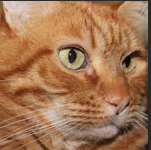
#> input picture CAT_FACE.png, 151 x 150 px
$ python Python_Face_Detection.py
#> lines starting #> are read from the running program, lines starting #| are printed output that depends on the picture
import cv2
import numpy

face_cascade = cv2.CascadeClassifier("haarcascade_frontalcatface_extended.xml")

img = cv2.imread("CAT_FACE.png")
#> img is the input picture: shape (150, 151, 3); mean B, G, R 83.1, 117.4, 162.1

gray = cv2.cvtColor(img, cv2.COLOR_BGR2GRAY)
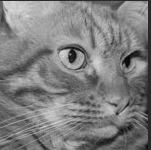
#> gray: shape (150, 151); min 4, max 221, mean 126.9

faces = face_cascade.detectMultiScale(gray, 1.1, 4)
#> faces = ()

for (x, y, w, h) in faces:
    cv2.rectangle(img, (x, y), (x + w, y + h), (225, 0, 0), 2)
#> this loop made 0 passes

cv2.imshow('img', img)
cv2.waitKey()

cv2.imwrite("face_detect.png", img)
